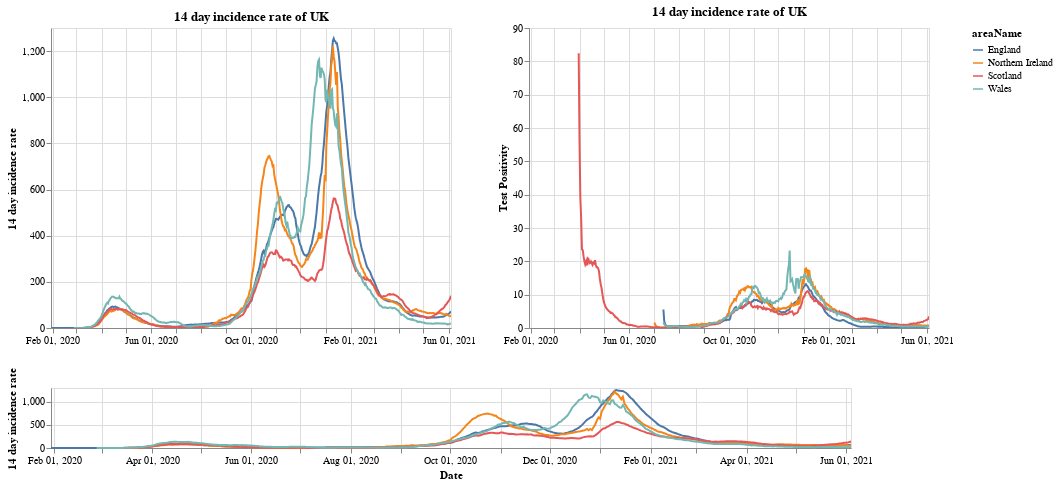

This figure's notebook cell:
### Markdown cell above
# Plots

First a plot with each country in the UK. The top right shows the positivity rate for (which is the percentage of registered tests which were positive) while the top left is the 14 day incidence rate. The bottom chart can be used to select the timeframe (does not work on a mobile device).

### Code cell
#collapse
brush = alt.selection(type='interval', name='DateBrush',encodings=['x'],fields=['Time'])
leg_selection = alt.selection_multi(fields=['areaName'], bind='legend')

base = alt.Chart(uk_cases).mark_line().encode(
    x=alt.X("yearmonthdate(date):T", axis=alt.Axis(title='Date')),
    y=alt.Y("twoWeeklyCasesRate:Q", axis=alt.Axis(title='14 day incidence rate')),
    tooltip=['areaName', 'date','twoWeeklyCasesRate', 'testPositivity'],
    color='areaName',
    opacity=alt.condition(leg_selection, alt.value(2), alt.value(0.1))
).add_selection(leg_selection).properties(width=400)

upper = base.encode(alt.X('yearmonthdate(date):T', axis=alt.Axis(title=''),
                         scale=alt.Scale(domain=brush))
                   ).properties(title=f'14 day incidence rate of UK')
upper_right = upper.encode(alt.Y('testPositivity:Q', axis=alt.Axis(title='Test Positivity')))
lower = base.properties(height=60, width = 800).add_selection(brush)

(upper | upper_right) & lower

### Figure 1 — Vega-Lite specification as saved in the notebook (floating-point values rounded to 4 significant figures; data arrays with more than 128 entries replaced by an {"elided": "..."} marker saying what was removed)
{"config": {"view": {"continuousWidth": 400, "continuousHeight": 300}}, "vconcat": [{"hconcat": [{"mark": "line", "encoding": {"color": {"type": "nominal", "field": "areaName"}, "opacity": {"condition": {"value": 2, "selection": "selector001"}, "value": 0.1}, "tooltip": [{"type": "nominal", "field": "areaName"}, {"type": "temporal", "field": "date"}, {"type": "quantitative", "field": "twoWeeklyCasesRate"}, {"type": "quantitative", "field": "testPositivity"}], "x": {"type": "temporal", "axis": {"title": ""}, "field": "date", "scale": {"domain": {"selection": "DateBrush"}}, "timeUnit": "yearmonthdate"}, "y": {"type": "quantitative", "axis": {"title": "14 day incidence rate"}, "field": "twoWeeklyCasesRate"}}, "selection": {"selector001": {"type": "multi", "fields": ["areaName"], "bind": "legend"}}, "title": "14 day incidence rate of UK", "width": 400}, {"mark": "line", "encoding": {"color": {"type": "nominal", "field": "areaName"}, "opacity": {"condition": {"value": 2, "selection": "selector001"}, "value": 0.1}, "tooltip": [{"type": "nominal", "field": "areaName"}, {"type": "temporal", "field": "date"}, {"type": "quantitative", "field": "twoWeeklyCasesRate"}, {"type": "quantitative", "field": "testPositivity"}], "x": {"type": "temporal", "axis": {"title": ""}, "field": "date", "scale": {"domain": {"selection": "DateBrush"}}, "timeUnit": "yearmonthdate"}, "y": {"type": "quantitative", "axis": {"title": "Test Positivity"}, "field": "testPositivity"}}, "selection": {"selector001": {"type": "multi", "fields": ["areaName"], "bind": "legend"}}, "title": "14 day incidence rate of UK", "width": 400}]}, {"mark": "line", "encoding": {"color": {"type": "nominal", "field": "areaName"}, "opacity": {"condition": {"value": 2, "selection": "selector001"}, "value": 0.1}, "tooltip": [{"type": "nominal", "field": "areaName"}, {"type": "temporal", "field": "date"}, {"type": "quantitative", "field": "twoWeeklyCasesRate"}, {"type": "quantitative", "field": "testPositivity"}], "x": {"type": "temporal", "axis": {"title": "Date"}, "field": "date", "timeUnit": "yearmonthdate"}, "y": {"type": "quantitative", "axis": {"title": "14 day incidence rate"}, "field": "twoWeeklyCasesRate"}}, "height": 60, "selection": {"selector001": {"type": "multi", "fields": ["areaName"], "bind": "legend"}, "DateBrush": {"type": "interval", "encodings": ["x"], "fields": ["Time"]}}, "width": 800}], "data": {"name": "data-afc0c0414faa87c26664d2c69beb99c1"}, "$schema": "https://vega.github.io/schema/vega-lite/v4.8.1.json", "datasets": {"data-afc0c0414faa87c26664d2c69beb99c1": {"elided": "1876 records"}}}
